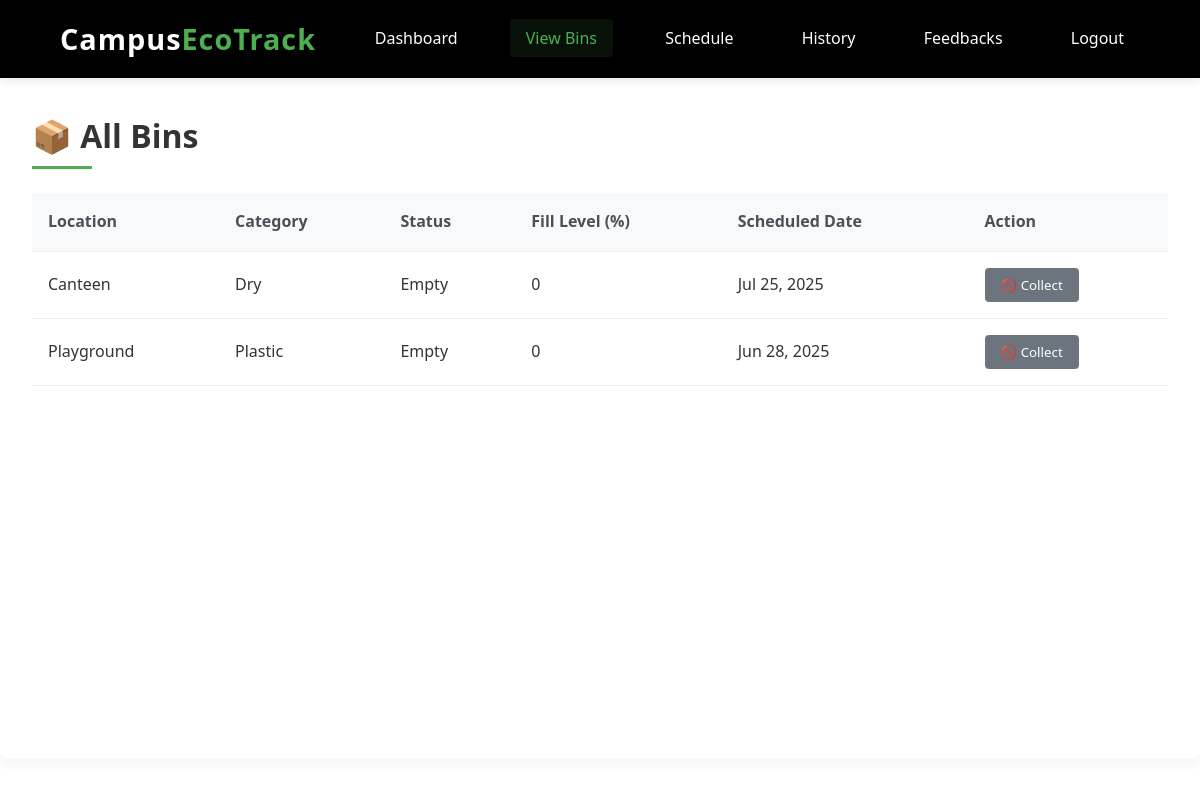
Screenshot of /bins/ (signed in) with the database file from the repository.
### general/models.py (models this page shows, shortened)
class Bin(models.Model):
    CATEGORY_CHOICES = [
        ('Dry', 'Dry'),
        ('Wet', 'Wet'),
        ('Plastic', 'Plastic'),
        ('E-Waste', 'E-Waste'),
        ('Other', 'Other'),
    ]
    LOCATION_CHOICES = [
        ('Block A', 'Block A'),
        ('Block B', 'Block B'),
        ('Canteen', 'Canteen'),
        ('Hostel', 'Hostel'),
        ('Library', 'Library'),
        ('Playground', 'Playground'),
    ]
    location = models.CharField(max_length=100, choices=LOCATION_CHOICES)
    category = models.CharField(max_length=50, choices=CATEGORY_CHOICES)
    status = models.CharField(max_length=20, choices=[('Empty', 'Empty'), ('Full', 'Full')], default='Empty')
    fill_level = models.IntegerField(default=0)  # % full (0 to 100)
    last_updated = models.DateTimeField(auto_now=True)
    scheduled_date = models.DateField(null=True, blank=True)

### corporate/views.py (the view)
# urls.py: path('bins/', views.view_bins, name='corporate_view_bins'),
@login_required
def view_bins(request):
    if request.user.role != 'corporate':
        return render(request, '403.html')
    bins = Bin.objects.all()
    today = date.today()
    return render(request, 'corporate/view_bins.html', {
        'bins': bins,
        'today': today
    })

### corporate/templates/corporate/view_bins.html (shortened to what this page needs)
{% load static %}
<!DOCTYPE html>
<html>
<head>
  <link rel="stylesheet" href="{% static 'view_bins.css' %}">
</head>
<body>
  <header>
  <div class="logo">Campus<span>EcoTrack</span></div>
  <nav>
    <a href="{% url 'corporate_dashboard' %}" class="{% if request.path == '/corporate-dashboard/' %}active{% endif %}">Dashboard</a>
    <a href="{% url 'corporate_view_bins' %}" class="{% if 'bins' in request.path %}active{% endif %}">View Bins</a>
    <a href="{% url 'schedule_collection' %}" class="{% if 'schedule' in request.path %}active{% endif %}">Schedule</a>
    <a href="{% url 'collection_history' %}" class="{% if 'history' in request.path %}active{% endif %}">History</a>
    <a href="{% url 'corporate_feedback' %}" class="{% if 'feedback' in request.path %}active{% endif %}">Feedbacks</a>
    <a href="{% url 'logout_view' %}">Logout</a>
  </nav>
</header>
  <main class="table-container">
    <h2>📦 All Bins</h2>
    <table>
      <thead>
        <tr>
          <th>Location</th>
          <th>Category</th>
          <th>Status</th>
          <th>Fill Level (%)</th>
          <th>Scheduled Date</th>
          <th>Action</th>
        </tr>
      </thead>
      <tbody>
        {% for bin in bins %}
        <tr>
          <td>{{ bin.location }}</td>
          <td>{{ bin.category }}</td>
          <td>{{ bin.status }}</td>
          <td>{{ bin.fill_level }}</td>
          <td>
            {% if bin.scheduled_date %}
              {{ bin.scheduled_date|date:"M d, Y" }}
            {% else %}
              <span style="color:#888;">Not Scheduled</span>
            {% endif %}
          </td>
          <td>
            {% if bin.status == "Full" or bin.scheduled_date == today %}
              <a href="{% url 'collect_bin' bin.id %}" class="btn-collect">🚛 Collect</a>
            {% else %}
              <button class="btn-collect disabled" disabled>🚫 Collect</button>
            {% endif %}
          </td>
        </tr>
        {% empty %}
        <tr><td colspan="6">No bins found.</td></tr>
        {% endfor %}
      </tbody>
    </table>
  </main>
</body>
</html>

### corporate/static/view_bins.css (style rules this page uses)
.table-container { overflow-x: auto; }

### corporate/static/corporate.css (style rules this page uses)
body { background-color: #f8f9fa; color: #333; line-height: 1.6; }
header { background-color: #000; color: white; padding: 1rem 5%; display: flex; justify-content: space-between; align-items: center; box-shadow: 0 2px 10px rgba(0, 0, 0, 0.1); position: sticky; top: 0; z-index: 1000; }
.logo { font-size: 1.8rem; font-weight: 700; letter-spacing: 1px; }
.logo span { color: #4CAF50; }
nav a { color: #ffffff; text-decoration: none; margin-left: 1.5rem; font-weight: 500; transition: all 0.3s ease; padding: 0.5rem 1rem; border-radius: 4px; }
nav a.active { color: #4CAF50; background-color: rgba(76, 175, 80, 0.1); }
main { padding: 2rem 5%; min-height: calc(100vh - 120px); }
h2 { font-size: 2rem; margin-bottom: 1.5rem; color: #333; position: relative; padding-bottom: 0.5rem; }
h2::after { content: ''; position: absolute; bottom: 0; left: 0; width: 60px; height: 3px; background-color: #4CAF50; }
.btn-collect { padding: 0.5rem 1rem; background-color: #28a745; color: white; border: none; border-radius: 4px; font-weight: 500; text-decoration: none; transition: all 0.3s ease; }
.btn-collect.disabled { background-color: #6c757d; cursor: not-allowed; }
.table-container { background-color: #fff; border-radius: 8px; padding: 2rem; box-shadow: 0 5px 15px rgba(0, 0, 0, 0.05); }
table { width: 100%; border-collapse: collapse; margin: 1.5rem 0; }
th, td { padding: 1rem; text-align: left; border-bottom: 1px solid #eee; }
th { background-color: #f8f9fa; font-weight: 600; color: #495057; }

### general/static/common.css (style rules this page uses)
* { margin: 0; padding: 0; box-sizing: border-box; font-family: 'Segoe UI', Tahoma, Geneva, Verdana, sans-serif; }
body { background-color: #ffffff; color: #333333; line-height: 1.6; }
header { background-color: #000000; color: white; padding: 1rem 5%; display: flex; justify-content: space-between; align-items: center; box-shadow: 0 2px 10px rgba(0, 0, 0, 0.1); position: sticky; top: 0; z-index: 1000; }
.logo { font-size: 1.8rem; font-weight: 700; letter-spacing: 1px; }
.logo span { color: #4CAF50; }
nav a { color: #ffffff; text-decoration: none; margin-left: 2rem; font-weight: 500; transition: all 0.3s ease; padding: 0.5rem 1rem; border-radius: 4px; }
nav a.active { color: #4CAF50; background-color: rgba(76, 175, 80, 0.1); }

### rows the page displays
Bin: location "Canteen", category "Dry", status "Empty", fill_level "0", scheduled_date "Jul 25, 2025", shows "🚫 Collect"
Bin: location "Playground", category "Plastic", status "Empty", fill_level "0", scheduled_date "Jun 28, 2025", shows "🚫 Collect"
